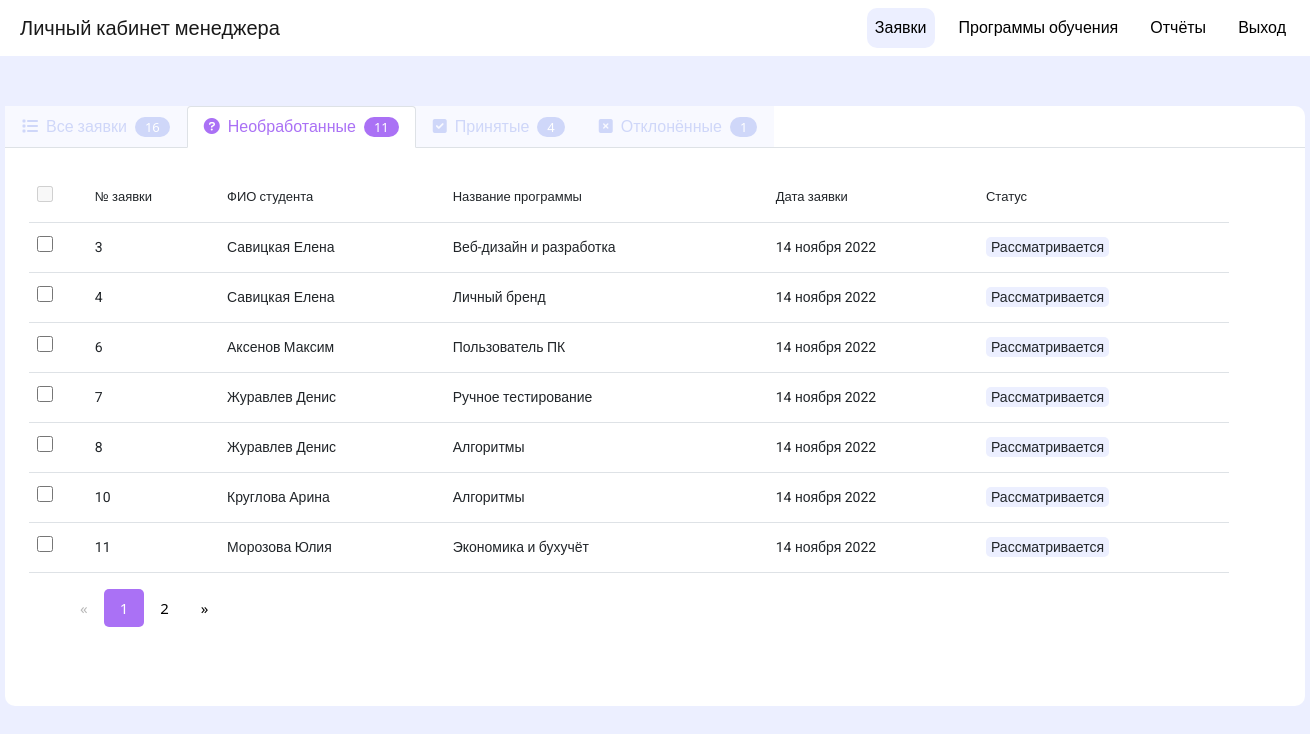
Page /user_orders.php on the committed database.
### tables this page shows
CREATE TABLE `education` (
  `id_education` int(11) NOT NULL,
  `id_student` int(11) NOT NULL,
  `id_program` int(11) NOT NULL,
  `apply_date` date DEFAULT NULL,
  `beginning_date` date DEFAULT NULL,
  `closing_date` date DEFAULT NULL,
  `payment` double DEFAULT NULL,
  `doc_number` int(11) NOT NULL DEFAULT '0',
  `status` int(11) NOT NULL,
  `rating` int(5) NOT NULL DEFAULT '0'
);

CREATE TABLE `training_program` (
  `id_program` int(11) NOT NULL,
  `name_of_program` varchar(100) NOT NULL,
  `id_subcategory` int(11) NOT NULL,
  `number_of_hours` int(11) NOT NULL DEFAULT '72',
  `price` double DEFAULT NULL,
  `id_certification` int(11) NOT NULL DEFAULT '1',
  `id_document` int(11) NOT NULL DEFAULT '2',
  `type_of_program` varchar(30) NOT NULL DEFAULT 'повышение квалификации',
  `id_form` int(11) NOT NULL DEFAULT '2',
  `description` text,
  `icon` text,
  `average_rate` double NOT NULL DEFAULT '0'
);

### src/user_orders.php (the view, shortened to what this page needs)
<?php
include("manager_navigation.php");
include("db.php");
$sql_unhandle = "SELECT education.id_education, education.status, education.apply_date, training_program.name_of_program, CONCAT(lastname, ' ', firstname) AS FIO FROM education INNER JOIN training_program ON training_program.id_program = education.id_program INNER JOIN student ON education.id_student = student.id_student WHERE education.status = 0;";
$count_rejected = mysqli_fetch_array(mysqli_query($conn, "SELECT COUNT(1) FROM education  WHERE education.status = 2;"))[0];
$count_unhandle = mysqli_fetch_array(mysqli_query($conn, "SELECT COUNT(1) FROM education  WHERE education.status = 0;"))[0];
$count_handle = mysqli_fetch_array(mysqli_query($conn, "SELECT COUNT(1) FROM education  WHERE education.status = 1;"))[0];
$count = mysqli_fetch_array(mysqli_query($conn, "SELECT COUNT(1) FROM education;"))[0];
echo "<section class='center'>
<ul id='tabs' class='nav nav-tabs' role='tablist'>
		<li class='nav-item'>
			<a class='nav-link' data-bs-toggle='tab' href='#all'><i class='fa-solid fa-list'></i><span style='padding-left:8px' class='tabs-text'>Все заявки</span><span class='round'>$count</span></a>
		</li>
		<li class='nav-item'>
			<a class='nav-link active' data-bs-toggle='tab' href='#unhandle'><i class='fa-solid fa-circle-question'></i><span style='padding-left:8px' class='tabs-text'>Необработанные</span><span class='round'>$count_unhandle</span></a>
		</li>
		<li class='nav-item'>
			<a class='nav-link' data-bs-toggle='tab' href='#accepted'><i class='fa-solid fa-square-check'></i><span style='padding-left:8px' class='tabs-text'>Принятые</span><span class='round'>$count_handle</span></a>
		</li>
		<li class='nav-item'>
			<a class='nav-link' data-bs-toggle='tab' href='#unaccepted'><i class='fa-solid fa-square-xmark'></i><span style='padding-left:8px' class='tabs-text'>Отклонённые</span><span class='round'>$count_rejected</span></a>
		</li>
	</ul>
	<div class='tab-content'>
		<div id='unhandle' class='container tab-pane active'><br>";
echo "
<table id='unhandleOrders' class='table table-hover'>
  <tr class='t-head'>
  	<td><input style='width:16px;height:16px' type='checkbox' disabled></td>
    <td>№ заявки</td>
    <td>ФИО студента</td>
    <td>Название программы</td>
    <td>Дата заявки</td>
    <td>Статус</td>
  </tr>
";
$result_unhandle = mysqli_query($conn, $sql_unhandle);
$_monthsList = array(
	".01." => "января", ".02." => "февраля",
	".03." => "марта", ".04." => "апреля", ".05." => "мая", ".06." => "июня",
	".07." => "июля", ".08." => "августа", ".09." => "сентября",
	".10." => "октября", ".11." => "ноября", ".12." => "декабря"
);
while ($myrow = mysqli_fetch_array($result_unhandle)) {
	if ($myrow['status'] == 0) {
		$status = 'Рассматривается';
	}
	$apply_date = $myrow['apply_date'];
	$apply_date = date("d.m.Y", strtotime($apply_date));
	$_mD = date(".m.", strtotime($apply_date));
	$apply_date = str_replace($_mD, " " . $_monthsList[$_mD] . " ", $apply_date);
	echo "<tr>
	<td><input style='accent-color:rgb(170, 113, 245);width:16px;height:16px' type='checkbox' name='check' onclick='onlyOne(this)' data-order='" . $myrow['id_education'] . "'  data-fio='" . $myrow['FIO'] . "' data-name='" . $myrow['name_of_program'] . "'
></td>
    <td>" . $myrow['id_education'] . "</td>
    <td>" . $myrow['FIO'] . "</td>
    <td>" . $myrow['name_of_program'] . "</td>
    <td>$apply_date</td>
    <td><span class='status'>$status</span></td>
  </tr>";
}
echo "</table></div>";
echo "</div>";
echo "</section>";
?>
<head>
	<link href="https://cdn.jsdelivr.net/npm/bootstrap@5.0.2/dist/css/bootstrap.min.css" rel="stylesheet">
</head>
						<link rel="stylesheet" type="text/css" href="styles4.css" />
						<link rel="stylesheet/less" type="text/css" href="styles3.less" />

### src/man_nav_styles.css (style rules this page uses)
html, body, h1, h2, h3, h4, h5, a, p, tr, td { font-family: 'Roboto', sans-serif; }
.nav-link, .navbar-brand { color: #f4f4f4; cursor: pointer; }
.round { padding: 1px 10px; border-radius: 10px; font-size: 13px; margin-left: 8px; color: white; font-family: 'Segoe UI'; }
#tabs .nav-item { background-color: rgb(248, 249, 255); }
#tabs .nav-item .tabs-text, #tabs .nav-item i { color: rgb(207, 215, 249); }
#tabs .nav-item .round { background-color: rgb(207, 215, 249); }
#tabs .nav-item .active .tabs-text, #tabs .nav-item .active i { color: rgb(170, 113, 245); }
#tabs .active .round { background-color: rgb(170, 113, 245); }

### src/styles4.css (style rules this page uses)
*, *::before, *::after { box-sizing: border-box; }
.container { margin: 0; font-family: system-ui, -apple-system, "Segoe UI", Roboto, "Helvetica Neue", Arial, "Noto Sans", "Liberation Sans", sans-serif, "Apple Color Emoji", "Segoe UI Emoji", "Segoe UI Symbol", "Noto Color Emoji"; font-size: 1rem; font-weight: 400; color: #212529; background-color: #fff; -webkit-text-size-adjust: 100%; -webkit-tap-highlight-color: rgba(0, 0, 0, 0); }

### src/manager_navigation.php (style rules this page uses)
.nav-link { color: black !important; }

### src/user_orders.php (style rules this page uses)
.center { background-color: white; margin: 50px auto 0 auto; border-radius: 10px; height: 600px; width: 1300px; }
body { background-color: rgb(236, 239, 255) !important; }
.table { width: 1200px !important; font-size: 14px; margin-left: auto; margin-right: auto; }
td { height: 50px; vertical-align: middle; }
.t-head { font-size: 13px; }
.status { background-color: rgb(236, 239, 255); padding: 2px 5px; border-radius: 5px; }

### rows in the picture
education: id_education "3", FIO "Савицкая Елена", id_program.name_of_program "Веб-дизайн и разработка", apply_date "14 ноября 2022", status "Рассматривается"
education: id_education "4", FIO "Савицкая Елена", id_program.name_of_program "Личный бренд", apply_date "14 ноября 2022", status "Рассматривается"
education: id_education "6", FIO "Аксенов Максим", id_program.name_of_program "Пользователь ПК", apply_date "14 ноября 2022", status "Рассматривается"
education: id_education "7", FIO "Журавлев Денис", id_program.name_of_program "Ручное тестирование", apply_date "14 ноября 2022", status "Рассматривается"
education: id_education "8", FIO "Журавлев Денис", id_program.name_of_program "Алгоритмы", apply_date "14 ноября 2022", status "Рассматривается"
education: id_education "10", FIO "Круглова Арина", id_program.name_of_program "Алгоритмы", apply_date "14 ноября 2022", status "Рассматривается"
education: id_education "11", FIO "Морозова Юлия", id_program.name_of_program "Экономика и бухучёт", apply_date "14 ноября 2022", status "Рассматривается"

### other values in the picture
$count "16"
$count_unhandle "11"
$count_handle "4"
$count_rejected "1"
